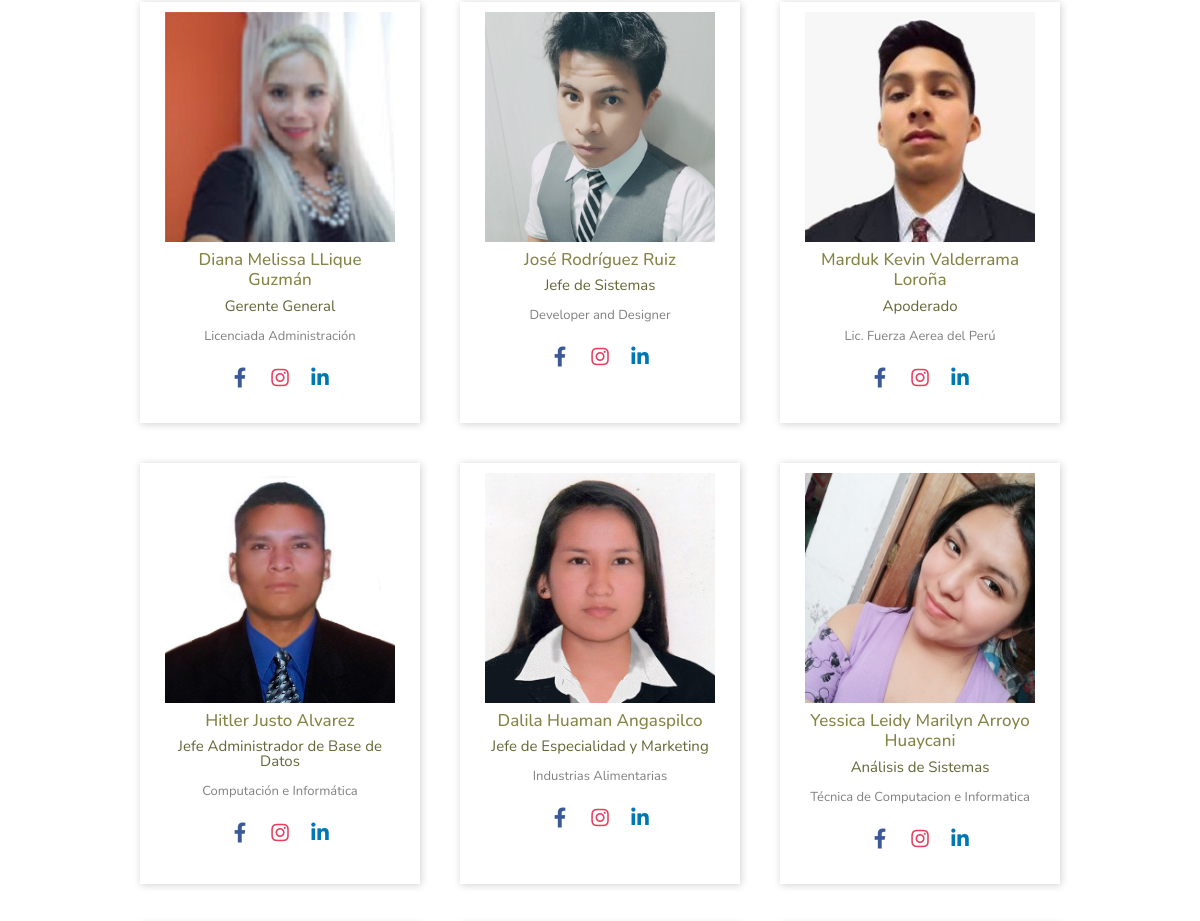
Before: / (middle part) with the older database file.
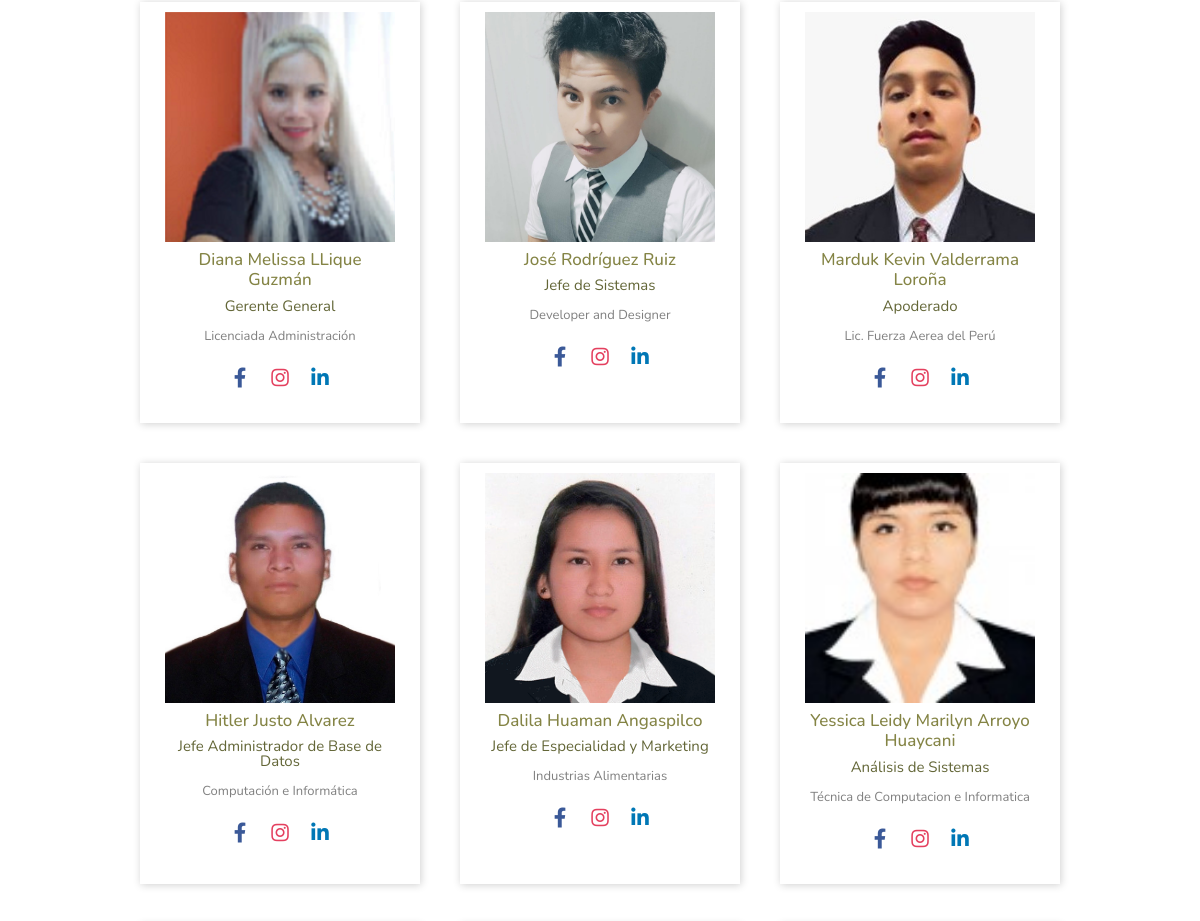
After: the same page with the newer database file.
### tables this page shows
create table tbusuarios(
id int primary key auto_increment,
nombres varchar(50),
apellido varchar(50),
id_sexo int,
fec_nac date, 
dni varchar(8) not null,
celular varchar(9),
correo varchar(100),
password varchar(20) default 'eing2021',
cargo varchar(100),
titulo varchar(100),
url_facebook varchar(250) default 'https://www.facebook.com/',
url_instagram varchar(250) default 'https://www.instagram.com/',
url_linkedin varchar(250) default 'https://www.linkedin.com/feed/',
url_img varchar(250) default 'sin_imagen.jpg'
);

### index.php (the view, shortened to what this page needs)
<?php
	require_once 'head.php';
	$conexion=conexion();
	$sql = "SELECT * FROM tbusuarios";
	$result = $conexion -> query($sql);
 ?>
<article class="container">
	<br><div class="linea-verde"></div><br>
		<div class="nosotros-img">
			<h3 class="text-center subtitle">Nuestro Equipo</h3><br>
			<div id="tarjetas">
				<?php
					while ($ver = $result -> fetch_assoc()) {
				?>
				<div class="tarjeta">
					<img src="img/team/<?php echo $ver['url_img']; ?>" alt="">
					<h2><?php echo $ver['nombres'].' '.$ver['apellido']; ?></h2>
					<p class="profesion"><?php echo $ver['cargo']; ?></p>
					<p class="desc"><?php echo $ver['titulo']; ?></p>
					<div class="sm">
						<a href="<?php echo $ver['url_facebook']; ?>" class="fab fa-facebook-f" target="_blank"></a>
						<a href="<?php echo $ver['url_instagram']; ?>" class="fab fa-instagram" target="_blank"></a>
						<a href="<?php echo $ver['url_linkedin']; ?>" class="fab fa-linkedin-in" target="_blank"></a>
					</div>
				</div>
				<?php
					}
				?>
			</div>
		</div>
</article>
<?php
	require_once 'footer.php';
 ?>

Changed rows visible on the page:
changed tbusuarios "Yessica Leidy Marilyn": url_img: a different picture
